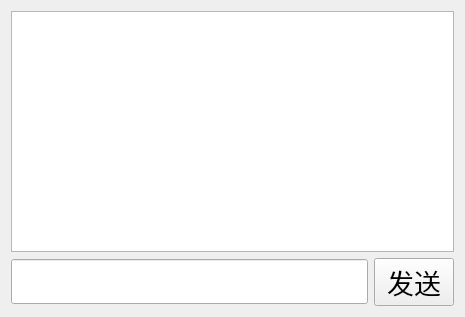
<?xml version="1.0" encoding="UTF-8"?>
<ui version="4.0">
 <class>PrivateChat</class>
 <widget class="QWidget" name="PrivateChat">
  <property name="geometry">
   <rect>
    <x>0</x>
    <y>0</y>
    <width>465</width>
    <height>317</height>
   </rect>
  </property>
  <property name="windowTitle">
   <string>Form</string>
  </property>
  <layout class="QVBoxLayout" name="verticalLayout_2">
   <item>
    <layout class="QVBoxLayout" name="verticalLayout">
     <item>
      <widget class="QTextEdit" name="showMsg_te">
       <property name="font">
        <font>
         <family>AcadEref</family>
         <pointsize>20</pointsize>
        </font>
       </property>
      </widget>
     </item>
     <item>
      <layout class="QHBoxLayout" name="horizontalLayout">
       <item>
        <widget class="QLineEdit" name="inputMsg_le">
         <property name="font">
          <font>
           <family>AcadEref</family>
           <pointsize>20</pointsize>
          </font>
         </property>
        </widget>
       </item>
       <item>
        <widget class="QPushButton" name="sendMsg_pb">
         <property name="font">
          <font>
           <family>AcadEref</family>
           <pointsize>20</pointsize>
          </font>
         </property>
         <property name="text">
          <string>发送</string>
         </property>
        </widget>
       </item>
      </layout>
     </item>
    </layout>
   </item>
  </layout>
 </widget>
 <resources/>
 <connections/>
</ui>
